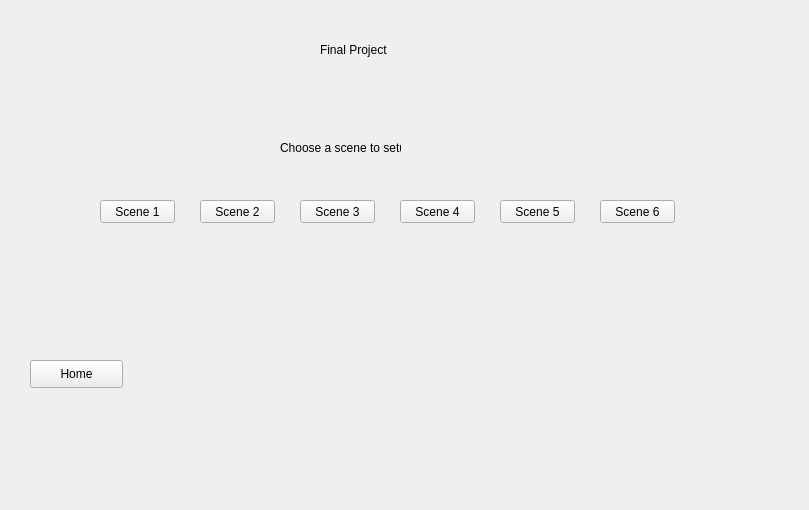
<?xml version="1.0" encoding="UTF-8"?>
<ui version="4.0">
 <class>Form</class>
 <widget class="QWidget" name="Form">
  <property name="geometry">
   <rect>
    <x>0</x>
    <y>0</y>
    <width>809</width>
    <height>510</height>
   </rect>
  </property>
  <property name="windowTitle">
   <string>Form</string>
  </property>
  <widget class="QPushButton" name="homeBtn">
   <property name="geometry">
    <rect>
     <x>30</x>
     <y>360</y>
     <width>93</width>
     <height>28</height>
    </rect>
   </property>
   <property name="text">
    <string>Home</string>
   </property>
  </widget>
  <widget class="QLabel" name="materialLabel">
   <property name="geometry">
    <rect>
     <x>280</x>
     <y>140</y>
     <width>121</width>
     <height>16</height>
    </rect>
   </property>
   <property name="text">
    <string>Choose a scene to setup</string>
   </property>
  </widget>
  <widget class="QLabel" name="label">
   <property name="geometry">
    <rect>
     <x>320</x>
     <y>40</y>
     <width>191</width>
     <height>20</height>
    </rect>
   </property>
   <property name="text">
    <string>Final Project</string>
   </property>
  </widget>
  <widget class="QPushButton" name="s1Btn">
   <property name="geometry">
    <rect>
     <x>100</x>
     <y>200</y>
     <width>75</width>
     <height>23</height>
    </rect>
   </property>
   <property name="text">
    <string>Scene 1</string>
   </property>
  </widget>
  <widget class="QPushButton" name="s2Btn">
   <property name="geometry">
    <rect>
     <x>200</x>
     <y>200</y>
     <width>75</width>
     <height>23</height>
    </rect>
   </property>
   <property name="text">
    <string>Scene 2</string>
   </property>
  </widget>
  <widget class="QPushButton" name="s3Btn">
   <property name="geometry">
    <rect>
     <x>300</x>
     <y>200</y>
     <width>75</width>
     <height>23</height>
    </rect>
   </property>
   <property name="text">
    <string>Scene 3</string>
   </property>
  </widget>
  <widget class="QPushButton" name="s5Btn">
   <property name="geometry">
    <rect>
     <x>500</x>
     <y>200</y>
     <width>75</width>
     <height>23</height>
    </rect>
   </property>
   <property name="text">
    <string>Scene 5</string>
   </property>
  </widget>
  <widget class="QPushButton" name="s6Btn">
   <property name="geometry">
    <rect>
     <x>600</x>
     <y>200</y>
     <width>75</width>
     <height>23</height>
    </rect>
   </property>
   <property name="text">
    <string>Scene 6</string>
   </property>
  </widget>
  <widget class="QPushButton" name="s4Btn">
   <property name="geometry">
    <rect>
     <x>400</x>
     <y>200</y>
     <width>75</width>
     <height>23</height>
    </rect>
   </property>
   <property name="text">
    <string>Scene 4</string>
   </property>
  </widget>
 </widget>
 <resources/>
 <connections/>
</ui>
